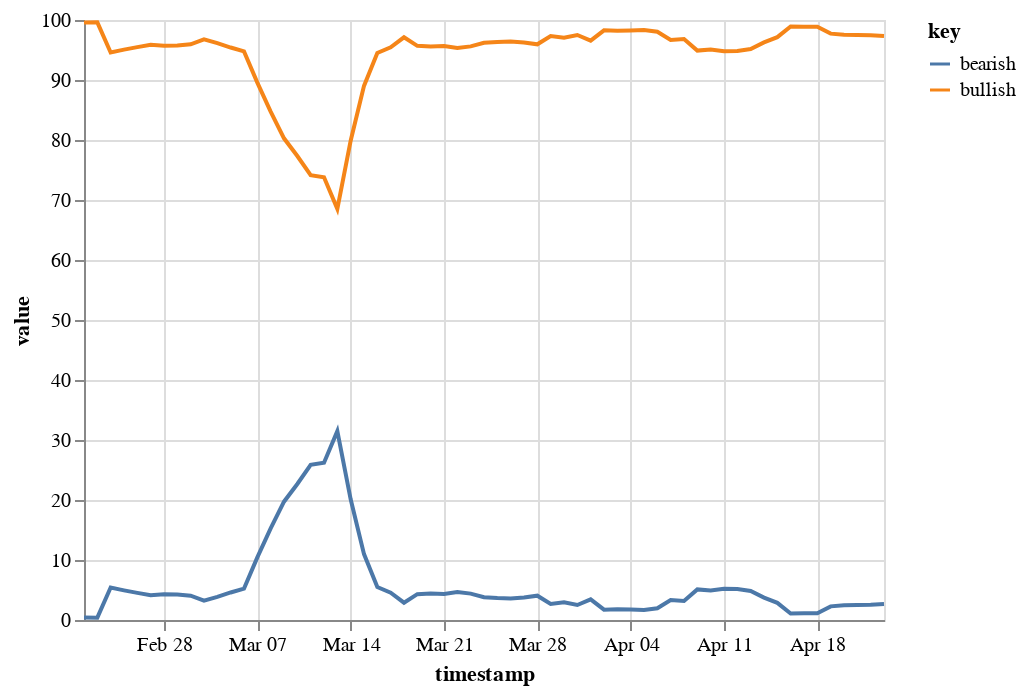

This figure's notebook cell:
### Code cell
import altair as alt

alt.Chart(data.dropna()).transform_fold(["bullish","bearish"]).mark_line().encode(
    x="timestamp:T",
    y='value:Q',
    color="key:N"

)

### Figure 1 — Vega-Lite specification as saved in the notebook (floating-point values rounded to 4 significant figures)
{"config": {"view": {"continuousWidth": 400, "continuousHeight": 300}}, "data": {"name": "data-e5297f403cfc86a653333edc8c5eab1b"}, "mark": "line", "encoding": {"color": {"type": "nominal", "field": "key"}, "x": {"type": "temporal", "field": "timestamp"}, "y": {"type": "quantitative", "field": "value"}}, "transform": [{"fold": ["bullish", "bearish"]}], "$schema": "https://vega.github.io/schema/vega-lite/v4.8.1.json", "datasets": {"data-e5297f403cfc86a653333edc8c5eab1b": [{"bullish": 97.33, "bearish": 2.67, "timestamp": "2021-04-23T00:00:00"}, {"bullish": 97.44, "bearish": 2.56, "timestamp": "2021-04-22T00:00:00"}, {"bullish": 97.5, "bearish": 2.5, "timestamp": "2021-04-21T00:00:00"}, {"bullish": 97.53, "bearish": 2.47, "timestamp": "2021-04-20T00:00:00"}, {"bullish": 97.73, "bearish": 2.27, "timestamp": "2021-04-19T00:00:00"}, {"bullish": 98.88, "bearish": 1.12, "timestamp": "2021-04-18T00:00:00"}, {"bullish": 98.86, "bearish": 1.14, "timestamp": "2021-04-17T00:00:00"}, {"bullish": 98.91, "bearish": 1.09, "timestamp": "2021-04-16T00:00:00"}, {"bullish": 97.14, "bearish": 2.86, "timestamp": "2021-04-15T00:00:00"}, {"bullish": 96.26, "bearish": 3.74, "timestamp": "2021-04-14T00:00:00"}, {"bullish": 95.15, "bearish": 4.85, "timestamp": "2021-04-13T00:00:00"}, {"bullish": 94.85, "bearish": 5.15, "timestamp": "2021-04-12T00:00:00"}, {"bullish": 94.79, "bearish": 5.21, "timestamp": "2021-04-11T00:00:00"}, {"bullish": 95.1, "bearish": 4.9, "timestamp": "2021-04-10T00:00:00"}, {"bullish": 94.9, "bearish": 5.1, "timestamp": "2021-04-09T00:00:00"}, {"bullish": 96.84, "bearish": 3.16, "timestamp": "2021-04-08T00:00:00"}, {"bullish": 96.67, "bearish": 3.33, "timestamp": "2021-04-07T00:00:00"}, {"bullish": 98.04, "bearish": 1.96, "timestamp": "2021-04-06T00:00:00"}, {"bullish": 98.32, "bearish": 1.68, "timestamp": "2021-04-05T00:00:00"}, {"bullish": 98.25, "bearish": 1.75, "timestamp": "2021-04-04T00:00:00"}, {"bullish": 98.2, "bearish": 1.8, "timestamp": "2021-04-03T00:00:00"}, {"bullish": 98.28, "bearish": 1.72, "timestamp": "2021-04-02T00:00:00"}, {"bullish": 96.55, "bearish": 3.45, "timestamp": "2021-04-01T00:00:00"}, {"bullish": 97.5, "bearish": 2.5, "timestamp": "2021-03-31T00:00:00"}, {"bullish": 97.03, "bearish": 2.97, "timestamp": "2021-03-30T00:00:00"}, {"bullish": 97.33, "bearish": 2.67, "timestamp": "2021-03-29T00:00:00"}, {"bullish": 95.95, "bearish": 4.05, "timestamp": "2021-03-28T00:00:00"}, {"bullish": 96.25, "bearish": 3.75, "timestamp": "2021-03-27T00:00:00"}, {"bullish": 96.43, "bearish": 3.57, "timestamp": "2021-03-26T00:00:00"}, {"bullish": 96.34, "bearish": 3.66, "timestamp": "2021-03-25T00:00:00"}, {"bullish": 96.2, "bearish": 3.8, "timestamp": "2021-03-24T00:00:00"}, {"bullish": 95.6, "bearish": 4.4, "timestamp": "2021-03-23T00:00:00"}, {"bullish": 95.33, "bearish": 4.67, "timestamp": "2021-03-22T00:00:00"}, {"bullish": 95.65, "bearish": 4.35, "timestamp": "2021-03-21T00:00:00"}, {"bullish": 95.58, "bearish": 4.42, "timestamp": "2021-03-20T00:00:00"}, {"bullish": 95.69, "bearish": 4.31, "timestamp": "2021-03-19T00:00:00"}, {"bullish": 97.12, "bearish": 2.88, "timestamp": "2021-03-18T00:00:00"}, {"bullish": 95.45, "bearish": 4.55, "timestamp": "2021-03-17T00:00:00"}, {"bullish": 94.51, "bearish": 5.49, "timestamp": "2021-03-16T00:00:00"}, {"bullish": 89.02, "bearish": 10.98, "timestamp": "2021-03-15T00:00:00"}, {"bullish": 79.89, "bearish": 20.11, "timestamp": "2021-03-14T00:00:00"}, {"bullish": 68.52, "bearish": 31.48, "timestamp": "2021-03-13T00:00:00"}, {"bullish": 73.78, "bearish": 26.22, "timestamp": "2021-03-12T00:00:00"}, {"bullish": 74.13, "bearish": 25.87, "timestamp": "2021-03-11T00:00:00"}, {"bullish": 77.33, "bearish": 22.67, "timestamp": "2021-03-10T00:00:00"}, {"bullish": 80.28, "bearish": 19.72, "timestamp": "2021-03-09T00:00:00"}, {"bullish": 84.74, "bearish": 15.26, "timestamp": "2021-03-08T00:00:00"}, {"bullish": 89.57, "bearish": 10.43, "timestamp": "2021-03-07T00:00:00"}, {"bullish": 94.76, "bearish": 5.24, "timestamp": "2021-03-06T00:00:00"}, {"bullish": 95.41, "bearish": 4.59, "timestamp": "2021-03-05T00:00:00"}, {"bullish": 96.15, "bearish": 3.85, "timestamp": "2021-03-04T00:00:00"}, {"bullish": 96.77, "bearish": 3.23, "timestamp": "2021-03-03T00:00:00"}, {"bullish": 95.94, "bearish": 4.06, "timestamp": "2021-03-02T00:00:00"}, {"bullish": 95.75, "bearish": 4.25, "timestamp": "2021-03-01T00:00:00"}, {"bullish": 95.72, "bearish": 4.28, "timestamp": "2021-02-28T00:00:00"}, {"bullish": 95.88, "bearish": 4.12, "timestamp": "2021-02-27T00:00:00"}, {"bullish": 95.48, "bearish": 4.52, "timestamp": "2021-02-26T00:00:00"}, {"bullish": 95.06, "bearish": 4.94, "timestamp": "2021-02-25T00:00:00"}, {"bullish": 94.59, "bearish": 5.41, "timestamp": "2021-02-24T00:00:00"}, {"bullish": 99.61, "bearish": 0.39, "timestamp": "2021-02-23T00:00:00"}, {"bullish": 99.6, "bearish": 0.4, "timestamp": "2021-02-22T00:00:00"}]}}
